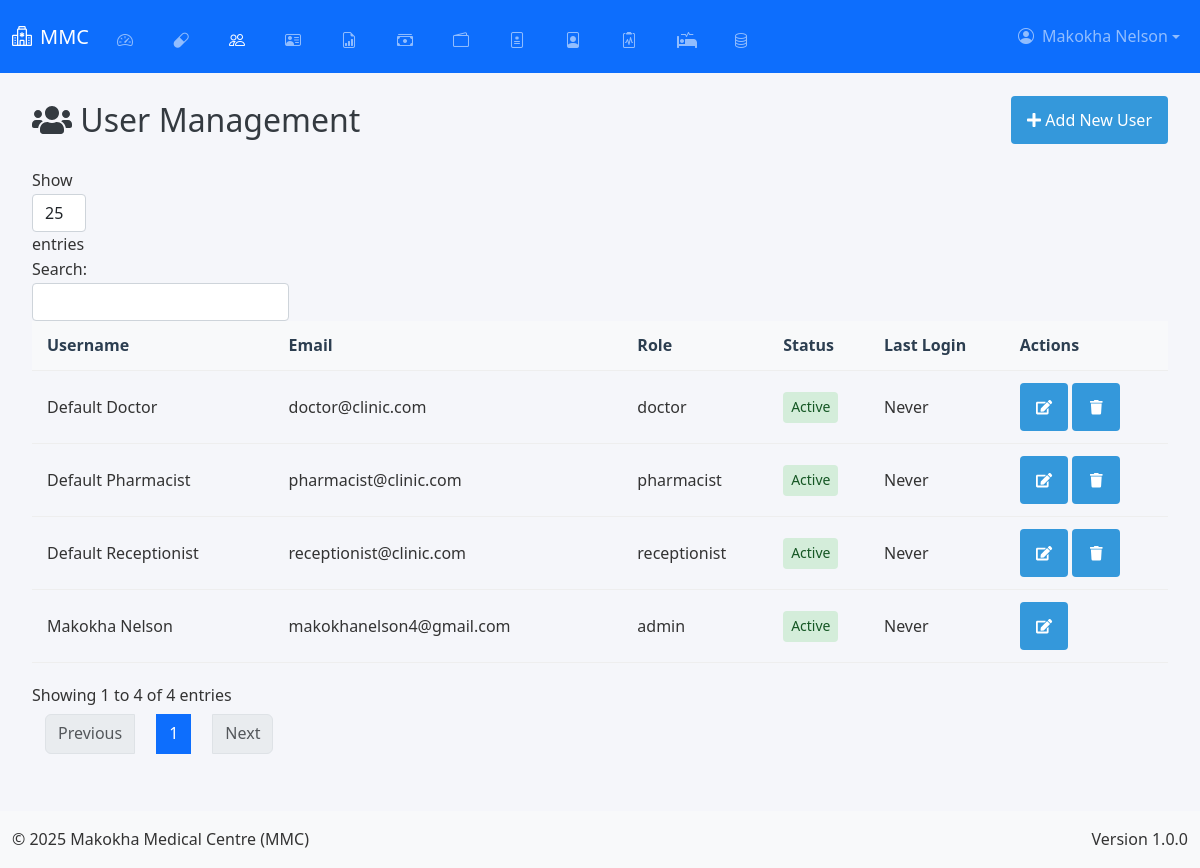
Before: /admin/users (signed in) with the older database file.
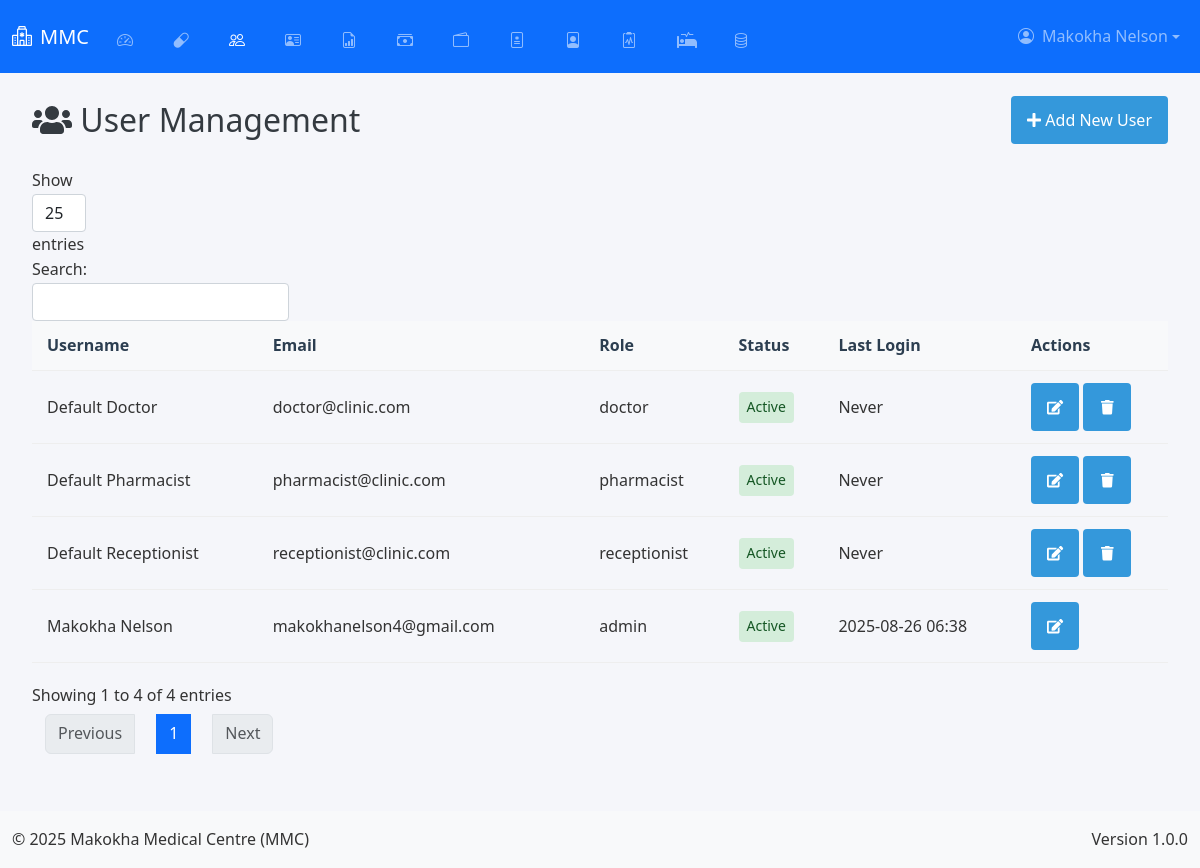
After: the same page with the newer database file.
### app.py (models this page shows, shortened)
class User(db.Model, UserMixin):
    __tablename__ = 'user'
    id = db.Column(db.Integer, primary_key=True)
    username = db.Column(db.String(50), unique=True, nullable=False)
    email = db.Column(db.String(100), unique=True, nullable=False)
    password = db.Column(db.String(200), nullable=False)
    role = db.Column(db.String(20), nullable=False, default='user')
    is_active = db.Column(db.Boolean, default=True)
    last_login = db.Column(db.DateTime)
    profile_picture = db.Column(db.String(255))
    created_at = db.Column(db.DateTime, default=lambda: datetime.now(timezone.utc))
    updated_at = db.Column(db.DateTime, default=lambda: datetime.now(timezone.utc), onupdate=lambda: datetime.now(timezone.utc))

### app.py (the view, shortened to what this page needs)
@app.route('/admin/users', methods=['GET', 'POST'])
@login_required
def manage_users():
    if current_user.role != 'admin':
        flash('Unauthorized access', 'danger')
        return redirect(url_for('home'))
    users = User.query.order_by(User.last_login.desc().nullslast(), User.username.asc()).all()
    return render_template('admin/users.html', users=users)

### app.py (called while the page is built, shortened)
@app.before_request
def initialize_data():
    global _first_request
    if not _first_request:
        return

@app.context_processor
def inject_current_date():
    return {'current_date': date.today().strftime('%Y-%m-%d')}

    @login_manager.user_loader
    def load_user(user_id):
        return db.session.get(User, int(user_id))

### templates/admin/users.html (shortened to what this page needs)
{% extends "base.html" %}
{% block content %}
        <div class="content">
            <div class="page-header">
                <h2><i class="fas fa-users"></i> User Management</h2>
                <div class="page-actions">
                    <button class="btn btn-primary" data-toggle="modal" data-target="#addUserModal">
                        <i class="fas fa-plus"></i> Add New User
                    </button>
                </div>
            </div>
            <div class="table-responsive">
                <table class="data-table" id="usersTable">
                    <thead>
                        <tr>
                            <th>Username</th>
                            <th>Email</th>
                            <th>Role</th>
                            <th>Status</th>
                            <th>Last Login</th>
                            <th>Actions</th>
                        </tr>
                    </thead>
                    <tbody>
                        {% for user in users %}
                        <tr>
                            <td>{{ user.username }}</td>
                            <td>{{ user.email }}</td>
                            <td>{{ user.role }}</td>
                            <td>
                                <span class="status-badge {% if user.is_active %}active{% else %}inactive{% endif %}">
                                    {% if user.is_active %}Active{% else %}Inactive{% endif %}
                                </span>
                            </td>
                            <td>
                                {% if user.last_login %}
                                    {{ user.last_login.strftime('%Y-%m-%d %H:%M') }}
                                {% else %}
                                    Never
                                {% endif %}
                            </td>
                            <td>
                                <button class="btn btn-sm btn-edit" data-id="{{ user.id }}" data-toggle="modal" data-target="#editUserModal">
                                    <i class="fas fa-edit"></i>
                                </button>
                                {% if user.id != current_user.id %}
                                <button class="btn btn-sm btn-delete" data-id="{{ user.id }}">
                                    <i class="fas fa-trash"></i>
                                </button>
                                {% endif %}
                            </td>
                        </tr>
                        {% endfor %}
                    </tbody>
                </table>
            </div>
        </div>
{% endblock %}

### templates/base.html (shortened to what the changed rows need)
<!DOCTYPE html>
<html lang="en">
<head>
    <link href="https://cdn.jsdelivr.net/npm/bootstrap@5.3.0/dist/css/bootstrap.min.css" rel="stylesheet">
    <link rel="stylesheet" href="https://cdn.jsdelivr.net/npm/bootstrap-icons@1.11.1/font/bootstrap-icons.css">
    <link rel="stylesheet" href="https://cdnjs.cloudflare.com/ajax/libs/font-awesome/5.15.3/css/all.min.css">
    <link href="https://cdn.jsdelivr.net/npm/select2@4.1.0-rc.0/dist/css/select2.min.css" rel="stylesheet">
    <link rel="stylesheet" href="{{ url_for('static', filename='css/style.css') }}">
    <link rel="stylesheet" href="{{ url_for('static', filename='css/dashboard.css') }}">
    <link rel="stylesheet" href="{{ url_for('static', filename='css/custom.css') }}">
</head>
<body class="d-flex flex-column min-vh-100">
    <nav class="navbar navbar-expand-lg navbar-dark bg-primary fixed-top" id="mainNavbar">
        <div class="container-fluid">
            <div class="collapse navbar-collapse" id="navbarNav">
                <ul class="navbar-nav">
                    {% if current_user.is_authenticated %}
                        <li class="nav-item dropdown">
                            <a class="nav-link dropdown-toggle d-flex align-items-center fs-6" href="#" id="userDropdown" role="button" data-bs-toggle="dropdown">
                                {% if current_user.profile_picture %}
                                    <img src="{{ url_for('static', filename=current_user.profile_picture) }}" alt="Profile" class="profile-picture me-2">
                                {% else %}
                                    <i class="bi bi-person-circle me-2"></i>
                                {% endif %}
                                {{ current_user.username }}
                            </a>
                        </li>
                    {% else %}
                        <li class="nav-item">
                        <a class="nav-link fs-6" href="{{ url_for('auth.login') }}">
                            <i class="bi bi-box-arrow-in-right me-1"></i>Login
                        </a>
                        </li>
                    {% endif %}
                </ul>
            </div>
        </div>
    </nav>
    <main class="container-fluid flex-grow-1 py-3" style="margin-top: 60px;">
        {% block content %}{% endblock %}
    </main>
</body>
</html>

Changed rows visible on the page:
changed User "Makokha Nelson": last_login (not shown) → "2025-08-26 06:38"; no longer shows "Never"; moves up the list
